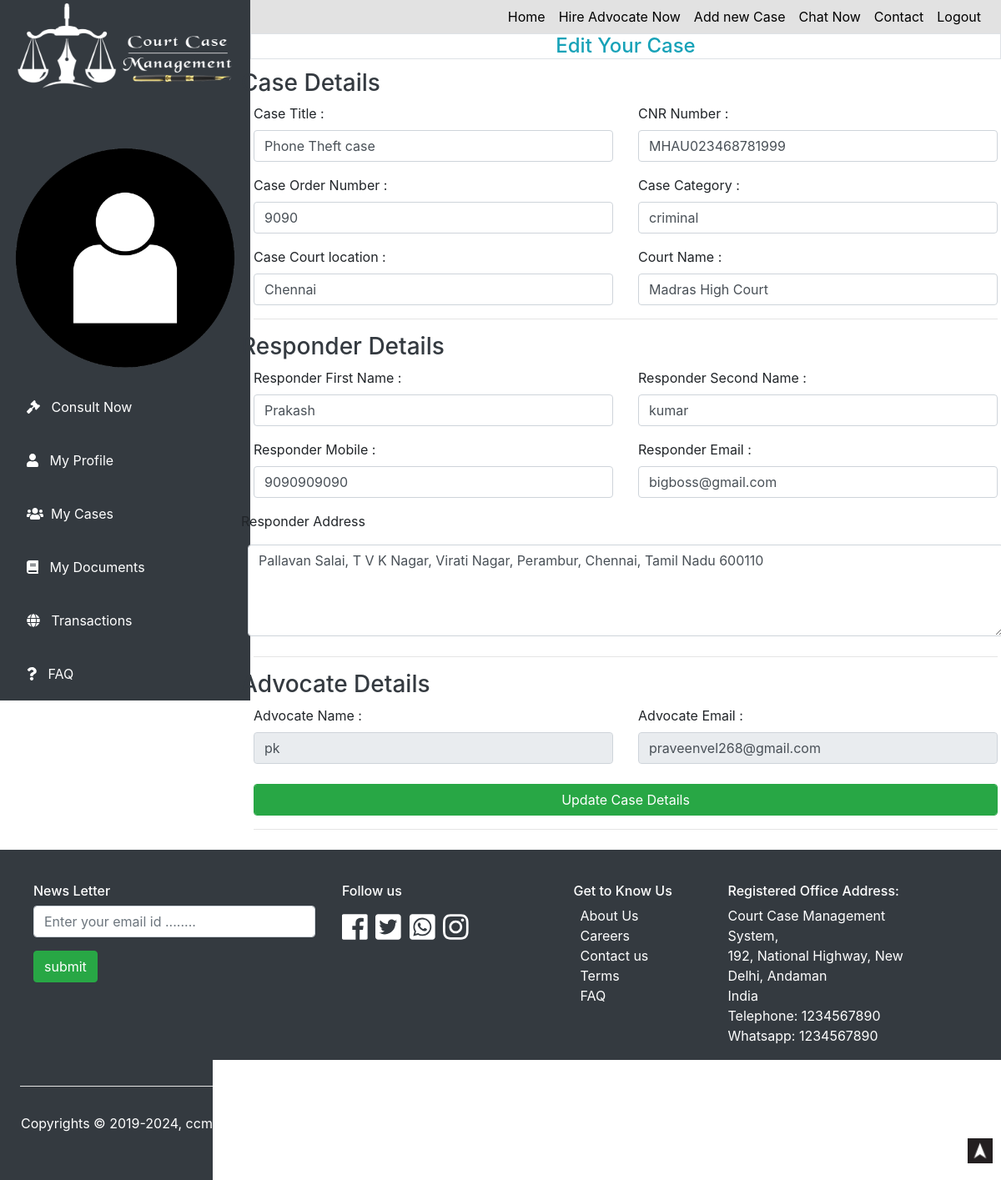
Screenshot of /court/edit_my_case.php?case_no=10 (signed in) with the database file from the repository.
### tables this page shows
CREATE TABLE `case_detail` (
  `case_no` int(11) NOT NULL,
  `case_cnr_number` text NOT NULL,
  `case_court_order_number` text NOT NULL,
  `court_name` text NOT NULL,
  `court_location` text NOT NULL,
  `case_client_email` text NOT NULL,
  `case_client_name` text NOT NULL,
  `case_advocate_name` text NOT NULL,
  `case_advocate_id` text NOT NULL,
  `case_advocate_email` text NOT NULL,
  `case_title` text NOT NULL,
  `case_acquest_first_name` text NOT NULL,
  `case_acquest_second_name` text NOT NULL,
  `case_acquest_address` text NOT NULL,
  `case_category` text NOT NULL,
  `case_acquest_mobile` text NOT NULL,
  `case_acquest_email` text NOT NULL,
  `case_status` text NOT NULL,
  `case_date_time` datetime NOT NULL,
  `case_next_hearing` text NOT NULL,
  `affiduvit` text NOT NULL,
  `bail` varchar(255) NOT NULL,
  `fir_number` text NOT NULL,
  `charge_sheet` text NOT NULL,
  `advocate_names` text NOT NULL,
  `judgement` text NOT NULL
);

### court/edit_my_case.php (the view, shortened to what this page needs)
<?php
include("functions.php");
?>
<!DOCTYPE html>
<html lang="en">
<head>
    <link rel="stylesheet" type="text/css" href="css/style.css">
    <link rel=stylesheet href=css/aos.css />
    <link rel="stylesheet" href="https://maxcdn.bootstrapcdn.com/bootstrap/4.0.0/css/bootstrap.min.css">
	<link rel="stylesheet" href="https://cdnjs.cloudflare.com/ajax/libs/font-awesome/4.7.0/css/font-awesome.min.css">
    <link rel="stylesheet" href="https://cdnjs.cloudflare.com/ajax/libs/animate.css/3.7.2/animate.min.css">
</head>
<body>
    <center>
<div id="dashboardfull" class="bg-white row">
    <div id="sidebar" class="sidenav bg-dark">
            <img src="images/logo.png" alt="">
            <img src="images/one.png" style="padding:0px;margin:0px;" alt="">
            <a href="consult_now.php"><i class="fa fa-gavel "> </i>&nbsp;&nbsp; Consult Now</a>
            <a href="user_profile.php"><i class="fa fa-user">  </i> &nbsp;&nbsp;My Profile</a>
            <a href="my_case.php"><i class="fa fa-users">  </i >&nbsp;&nbsp;My Cases</a>
            <a href="my_documents.php"><i class="fas fa-book">  </i> &nbsp;&nbsp;My Documents</a>
            <a href="my_transaction.php"><i class="fa fa-globe">  </i> &nbsp;&nbsp;Transactions</a>
            <a href="faq.php"> <i class="fa fa-question"> </i>&nbsp;&nbsp; FAQ</a>
    </div>
    <div id="dashboard">
    <div id="navbar" class="navbar navbar-expand-md navbar-light sticty-top">
        <div id="navbarRes" class="collapse navbar-collapse">
            <ul class="navbar-nav ml-auto">
               <center><li class="nav-item active"> <a href="user_dashboard.php" class="nav-link">Home</a> </li></center>
               <center><li class="nav-item active"> <a href="hire_lawer.php" class="nav-link">Hire Advocate Now</a> </li></center>
               <center><li class="nav-item active"> <a href="add_new_case.php" class="nav-link">Add new Case</a> </li></center>
               <center><li class="nav-item active"> <a href="chat_now.php" class="nav-link">Chat Now</a> </li></center>
               <center><li class="nav-item active"> <a href="contact.php" class="nav-link">Contact</a> </li></center>
               <center><li class="nav-item active"> <a href="logout.php" class="nav-link">Logout</a> </li></center>
            </ul>
        </div>
    </div>
        <h4 class="text-info border border-bottom">Edit Your Case</h4>
        <?php
            if(isset($_GET["case_no"]))
            {
                $case_no = $_GET["case_no"];
                $case_edit_select = "SELECT * FROM `case_detail` WHERE `case_no`='$case_no'";
                $case_edit_pass = mysqli_query($con,$case_edit_select);
                while($case_fetch_assoc=mysqli_fetch_assoc($case_edit_pass))
                {
                    $case_cnr_number = $case_fetch_assoc["case_cnr_number"];
                    $case_court_order_number = $case_fetch_assoc["case_court_order_number"];
                    $court_name = $case_fetch_assoc["court_name"];
                    $court_location = $case_fetch_assoc["court_location"];
                    $case_advocate_email = $case_fetch_assoc["case_advocate_email"];
                    $case_title = $case_fetch_assoc["case_title"];
                    $case_acquest_first_name = $case_fetch_assoc["case_acquest_first_name"];
                    $case_acquest_second_name = $case_fetch_assoc["case_acquest_second_name"];
                    $case_acquest_address = $case_fetch_assoc["case_acquest_address"];
                    $case_category = $case_fetch_assoc["case_category"];
                    $case_acquest_mobile = $case_fetch_assoc["case_acquest_mobile"];
                    $case_acquest_email = $case_fetch_assoc["case_acquest_email"];
                    $advocate_names = $case_fetch_assoc["case_advocate_name"];
                    ?>
                    <div class="container p-1 text-left">
                        <form action="" method="post" class="form-group">
                            <div class="row text-left">
                                <h3 class="text-dark">Case Details</h3>
                            </div>
                            <div class="row">
                                <div class="col-md">
                                    <label for="case_title">Case Title :</label>
                                    <input type="text" name="edit_case_title" value="<?php echo $case_title;  ?>" class="form-control" id="case_title">
                                </div>
                                <div class="col-md">
                                    <label for="edit_case_cnr_number">CNR Number :</label>
                                    <input type="text" name="edit_case_cnr_number" placeholder="Enter C N R Number Here ....." value="<?php echo $case_cnr_number;  ?>" class="form-control" id="edit_case_cnr_number">
                                </div>
                            </div>
                            <div class="row mt-3">
                                <div class="col-md">
                                    <label for="edit_case_order_number">Case Order Number :</label>
                                    <input type="text" name="edit_case_order_number" placeholder="Enter Case Order Number ....." value="<?php echo $case_court_order_number;  ?>" class="form-control" id="edit_case_order_number">
                                </div>
                                <div class="col-md">
                                    <label for="edit_category">Case Category :</label>
                                    <input type="text" name="edit_category" placeholder="Enter Court Name Here ....." value="<?php echo $case_category;  ?>" class="form-control" id="edit_category">
                                </div>
                            </div>
                            <div class="row mt-3">
                                <div class="col-md">
                                    <label for="edit_case_court_location">Case Court location :</label>
                                    <input type="text" name="edit_case_court_location" placeholder="Enter Case Order Number ....." value="<?php echo $court_location;  ?>" class="form-control" id="edit_case_court_location">
                                </div>
                                <div class="col-md">
                                    <label for="edit_court_name">Court Name :</label>
                                    <input type="text" name="edit_court_name" placeholder="Enter Court Name Here ....." value="<?php echo $court_name;  ?>" class="form-control" id="edit_court_name">
                                </div>
                            </div>
<hr>
                            <div class="row text-left">
                                <h3 class="text-dark">Responder Details</h3>
                            </div>
                            <div class="row">
                                <div class="col-md">
                                    <label for="edit_case_acquest_first_name">Responder First Name :</label>
                                    <input type="text" name="edit_case_acquest_first_name" value="<?php echo $case_acquest_first_name;  ?>" class="form-control" id="edit_case_acquest_first_name">
                                </div>
                                <div class="col-md">
                                    <label for="edit_case_acquest_second_name">Responder Second Name :</label>
                                    <input type="text" name="edit_case_acquest_second_name" placeholder="Enter Second Name ....." value="<?php echo $case_acquest_second_name;  ?>" class="form-control" id="edit_case_acquest_second_name">
                                </div>
                            </div>
                            <div class="row mt-3">
                                <div class="col-md">
                                    <label for="edit_responder_mobile">Responder Mobile :</label>
                                    <input type="text" name="edit_responder_mobile" placeholder="Enter Case Order Number ....." value="<?php echo $case_acquest_mobile;  ?>" class="form-control" id="edit_responder_mobile">
                                </div>
                                <div class="col-md">
                                    <label for="edit_responder_email">Responder Email :</label>
                                    <input type="text" name="edit_responder_email" placeholder="Enter Court Name Here ....." value="<?php echo $case_acquest_email;  ?>" class="form-control" id="edit_responder_email">
                                </div>
                            </div>
                            <div class="row mt-3">
                                <label for="edit_case_responder_address">Responder Address</label>
                                <textarea name="edit_case_responder_address" id="edit_case_responder_address" class="form-control m-2" cols="30" rows="4"><?php echo $case_acquest_address ; ?></textarea>
                            </div>
<hr>
                            <div class="row text-left">
                                <h3 class="text-dark">Advocate Details</h3>
                            </div>
                            <div class="row">
                                <div class="col-md">
                                    <label for="case_title">Advocate Name :</label>
                                    <input type="text" name="edit_case_title" value="<?php echo $advocate_names;  ?>" disabled class="form-control" id="case_title">
                                </div>
                                <div class="col-md">
                                    <label for="edit_case_cnr_number">Advocate Email :</label>
                                    <input type="text" name="edit_case_cnr_number" disabled placeholder="Enter C N R Number Here ....." value="<?php echo $case_advocate_email;  ?>" class="form-control" id="edit_case_cnr_number">
                                </div>
                            </div>
                            <input type="submit" name="update_case" value="Update Case Details" class="btn btn-success form-control mt-4">
<hr>
                        </form>
                    </div>
                    <?php
                }
            }
        ?>
</div>
</div>
</center>
<div id=footer class="mt-1 p-4 bg-dark text-white col">
<div class="row container">
<div id class="col-xl-4 col-lg-6 col-md-8 col-sm-10 p-3">
<h6 class=text-white>News Letter</h6>
<form action=subscribe_email.php method=post class=form-group>
<input type=email name=emailnews required class="form-control mt-2" placeholder="Enter your email id ........" id>
<input type=submit name=submitnews value=submit class="btn btn-success mt-3"> <br> <br>
</form>
</div>
<div id class="col-xl-3 col-lg-6 col-md-8 col-sm-10 p-3">
<h6 class=text-white>Follow us </h6>
<div id=social>
<a target=_block class=text-white href=#> <i class="fab fa-facebook"></i></a>
<a target=_block class=text-white href=#> <i class="fab fa-twitter-square"></i></a>
<a target=_block class=text-white href=#> <i class="fab fa-whatsapp-square"></i></a>
<a target=_block class=text-white href=#> <i class="fab fa-instagram"></i></a><span></div>
</div>
<div id class="col-xl-2 col-lg-6 col-md-8 col-sm-10 p-3">
<h6 class=text-white> Get to Know Us </h6>
<div class=ml-2>
<a target=_block href=about.php class=text-white>About Us </a> <br>
<a target=_block href=career.php class=text-white>Careers</a> <br>
<a target=_block href=contact.php class=text-white>Contact us</a> <br>
<a target=_block href=tems_conditions.php class=text-white>Terms</a> <br>
<a target=_block href=faq.php class=text-white>FAQ</a> <br>
</div>
</div>
<div id class="col-xl-3 col-lg-6 col-md-8 col-sm-10 p-3">
<h6 class=text-white>Registered Office Address: </h6>
<p class=text-white>
Court Case Management System,<br>
</b> 192, National Highway,
New Delhi, Andaman<br>
India<br>
Telephone: 1234567890<br/>
Whatsapp: 1234567890
</p>
</div>
</div>
<hr class=bg-white>
<div class=row>
<div id class="col-md p-3">
<p> Copyrights &copy; 2019-<?php echo date("Y") ?>, ccm.com, its affiliates</p>
</div>
<div id class="col-md p-3 text-center">
<p> Designed by Praveen Kumar Vel</p>
</div>
</div>
</div>
</body>
</html>
<div id=topbtn>
<a href=#header> <img src=images/top.png alt=topicon></a>
</div>

### court/css/style.css (style rules this page uses)
* { margin: 0px; padding: 0px; }
#topbtn { height: 30px; width: 30px; bottom: 20px; right: 10px; background-color: pink; position: fixed; }
#topbtn img { height: 100%; width: 100%; object-fit: cover; }
#navbar { background-color: #e2e2e2; }
#navbar a { color: #000 !important; }
.navbar { height: 40px; width: 100%; }
.navbar ul li a { transition: 1s; color: #fff !important; }
#social { font-size: 35px; }
#dashboardfull { width: 100%; height: auto; background: #000; }
#sidebar { width: 13%; background: #000; height: 100%; }
#dashboard { width: 87%; background: #fff; height: 100%; }
#sidebar a { width: 100%; }
.sidenav a { padding: 8px 8px 8px 32px; text-decoration: none; font-size: 16px; color: #ffffff; display: block; transition: 0.3s; padding-top: 20px; padding-bottom: 20px; text-align: left; }
#sidebar img { width: 100%; margin-bottom: 50px; }
@media screen and (min-width:769px) and (max-width:1200px) { #sidebar { width: 25%; background: #000; height: 100%; } }
@media screen and (min-width:769px) and (max-width:1200px) { #dashboard { width: 75%; background: #fff; height: 100%; } }

### rows the page displays
case_detail: edit_case_title "Phone Theft case", edit_case_cnr_number "MHAU023468781999", edit_case_order_number "9090", edit_category "criminal", edit_case_court_location "Chennai", edit_court_name "Madras High Court", edit_case_acquest_first_name "Prakash", edit_case_acquest_second_name "kumar", edit_responder_mobile "9090909090", edit_responder_email "bigboss@gmail.com", edit_case_responder_address "Pallavan Salai, T V K Nagar, Virati Nagar, Perambur, Chennai, Tamil Nadu 600110", edit_case_title "pk", edit_case_cnr_number "praveenvel268@gmail.com"
